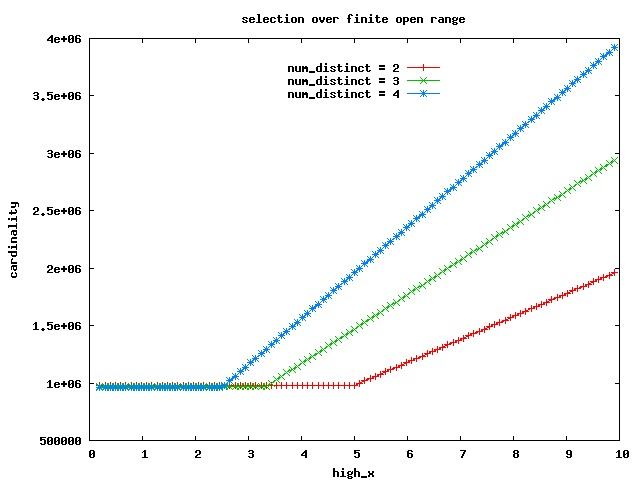

Reproduce this figure in gnuplot.
set terminal jpeg
set xlabel 'high_x'
set ylabel 'cardinality'

set key 6,3750000

set title "selection over finite open range"
plot 'range_sel_finite_02_data.dat' using 2:3 title "num_distinct = 2" with linespoint, \
     'range_sel_finite_03_data.dat' using 2:3 title "num_distinct = 3" with linespoint, \
     'range_sel_finite_04_data.dat' using 2:3 title "num_distinct = 4" with linespoint
